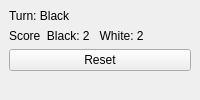
<?xml version="1.0" encoding="UTF-8"?>
<ui version="4.0">
 <class>ReversiGameWindow</class>
 <widget class="QMainWindow" name="ReversiGameWindow">
  <property name="windowTitle">
   <string>Reversi / Othello (8x8)</string>
  </property>
  <widget class="QWidget" name="centralwidget">
   <layout class="QVBoxLayout" name="verticalLayout">
    <item>
     <widget class="QLabel" name="statusLabel">
      <property name="text">
       <string>Turn: Black</string>
      </property>
     </widget>
    </item>
    <item>
     <widget class="QLabel" name="scoreLabel">
      <property name="text">
       <string>Score  Black: 2   White: 2</string>
      </property>
     </widget>
    </item>
    <item>
     <widget class="QPushButton" name="resetButton">
      <property name="text">
       <string>Reset</string>
      </property>
     </widget>
    </item>
    <item>
     <widget class="QWidget" name="boardContainer">
      <layout class="QGridLayout" name="boardGrid">
       <property name="spacing">
        <number>2</number>
       </property>
       <property name="leftMargin">
        <number>6</number>
       </property>
       <property name="topMargin">
        <number>6</number>
       </property>
       <property name="rightMargin">
        <number>6</number>
       </property>
       <property name="bottomMargin">
        <number>6</number>
       </property>
      </layout>
     </widget>
    </item>
   </layout>
  </widget>
 </widget>
 <resources/>
 <connections/>
</ui>
